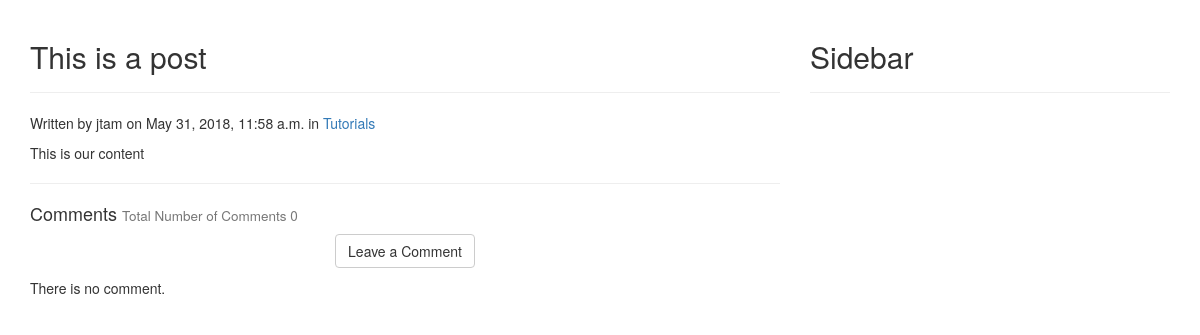
Before: /blog/post/ with the older database file.
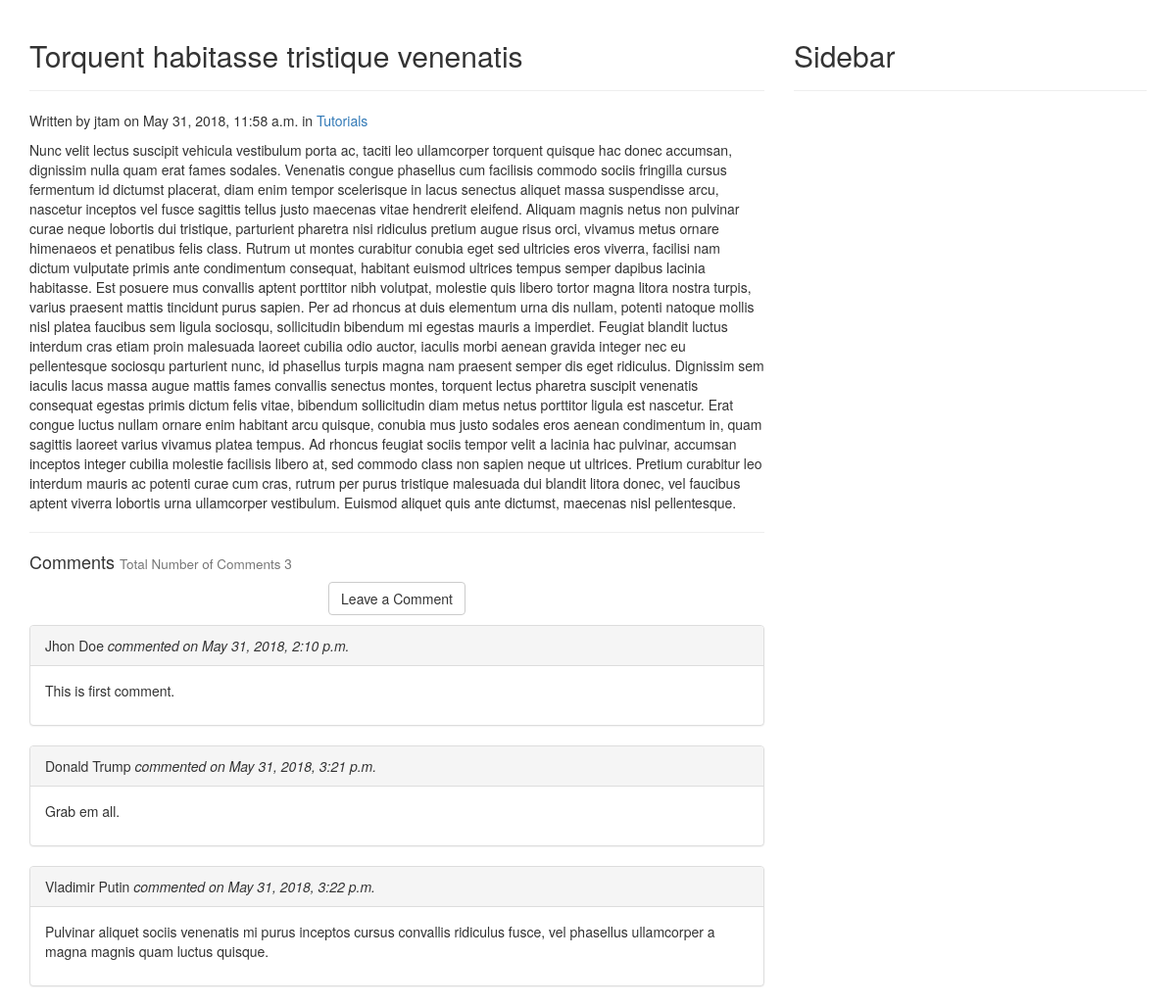
After: the same page with the newer database file.
### blog/models.py (models this page shows, shortened)
class Post(models.Model):
	STATUS_CHOICES = (
			('draft','Draft'),
			('published','Published'),
		)
	title = models.CharField(max_length=250)
	category = models.ForeignKey(Category)
	slug = models.SlugField(max_length=250, unique=True)
	content = models.TextField()
	seo_title = models.CharField(max_length=250)
	seo_descripttion = models.CharField(max_length=160)
	author = models.ForeignKey(User, related_name='blog_posts')
	published = models.DateTimeField(default=timezone.now)
	created = models.DateTimeField(auto_now_add=True)
	updated = models.DateTimeField(auto_now=True)
	status = models.CharField(max_length=9, choices=STATUS_CHOICES, default='draft')

class Category(models.Model):
	name = models.CharField(max_length=250)
	slug = models.SlugField(max_length=250, unique=True)
	class Meta:
		ordering = ['name']
		verbose_name = 'category'
		verbose_name_plural = 'categories'
	def get_absolute_url(self):
		return reverse('blog:list_of_posts_by_category', args=[self.slug])
	def __str__(self):
		return self.name

class Comment(models.Model):
	post = models.ForeignKey(Post, related_name='comments')
	user = models.CharField(max_length=250)
	email = models.EmailField()
	body = models.TextField()
	created = models.DateTimeField(auto_now_add=True)
	approved = models.BooleanField(default=False)
	def approved(self):
		self.approved = True
		self.save()

### blog/views.py (the view)
# urls.py: url(r'^(?P<slug>[-\w]+)/$', views.post_detail, name='post_detail'),
def post_detail(request, slug):
	post = get_object_or_404(Post, slug=slug)
	template = 'blog/post/post_detail.html'
	context = {'post':post}
	return render(request, template, context)

### blog/templates/blog/post/post_detail.html (shortened to what this page needs)
{% extends "blog/base.html" %}
{% block content %}
<div class="row">
	<div class="col-md-8">
		<div class="page-header">
			<h2>{{post.title}}</h2>
		</div>
		<p>Written by {{post.author}} on {{post.published}} in <a href="{{post.category.get_absolute_url}}">{{post.category}}</a></p>
		{{post.content|linebreaks}}
		<hr>
		<h4>Comments <small>Total Number of Comments {{post.comments.count}}</small></h4>
		<p class="text-center">
			<a href="{% url 'blog:add_comment' slug=post.slug %}" class="btn btn-default">Leave a Comment</a>
		</p>
		{% for comment in post.comments.all %}
			<div class="panel panel-default">
				<div class="panel-heading">
					{{comment.user}} <i>commented on {{comment.created}}</i>
				</div>
				<div class="panel-body">
					<p>{{comment.body}}</p>
				</div>
			</div>
			{% empty %}
			<p>There is no comment.</p>
		{% endfor %}
			</div>
	<div class="col-md-4">
		<div class="page-header">
			<h2>Sidebar</h2>
		</div>
	</div>
{% endblock content %}

### blog/templates/blog/base.html (shortened to what this page needs)
{% load static %}
<!DOCTYPE html>
<html lang="en">
<head>
	<link rel="stylesheet" href="{% static 'css/bootstrap.min.css' %}" type="text/css">
	<link rel="stylesheet" href="{% static 'css/ie10-viewport-bug-workaround.css' %}" type="text/css">
</head>
<body>
	<div class="container">
		{% block content %}
		{% endblock %}
	</div>
</body>
</html>

Changed rows visible on the page:
changed Post "jtam": title "This is a post" → "Torquent habitasse tristique venenatis"; content "This is our content" → "Nunc velit lectus suscipit vehicula vestibulum porta ac, taciti leo ullamcorper torquent quisque hac donec accumsan, dignissim nulla quam erat fames sodales. Venenatis congue phasellus cum facilisis commodo sociis fringilla cursus fermentum id dictumst placerat, diam enim tempor scelerisque in lacus senectus aliquet massa suspendisse arcu, nascetur inceptos vel fusce sagittis tellus justo maecenas vitae hendrerit eleifend. Aliquam magnis netus non pulvinar curae neque lobortis dui tristique, parturient pharetra nisi ridiculus pretium augue risus orci, vivamus metus ornare himenaeos et penatibus felis class. Rutrum ut montes curabitur conubia eget sed ultricies eros viverra, facilisi nam…"; comments.count "0" → "3"
added Comment: user "Jhon Doe", created "May 31, 2018, 2:10 p.m.", body "This is first comment."
added Comment: user "Donald Trump", created "May 31, 2018, 3:21 p.m.", body "Grab em all."
added Comment: user "Vladimir Putin", created "May 31, 2018, 3:22 p.m.", body "Pulvinar aliquet sociis venenatis mi purus inceptos cursus convallis ridiculus fusce, vel phasellus ullamcorper a magna magnis quam luctus quisque."
Other visible differences:
text no longer shown: "There is no comment."
